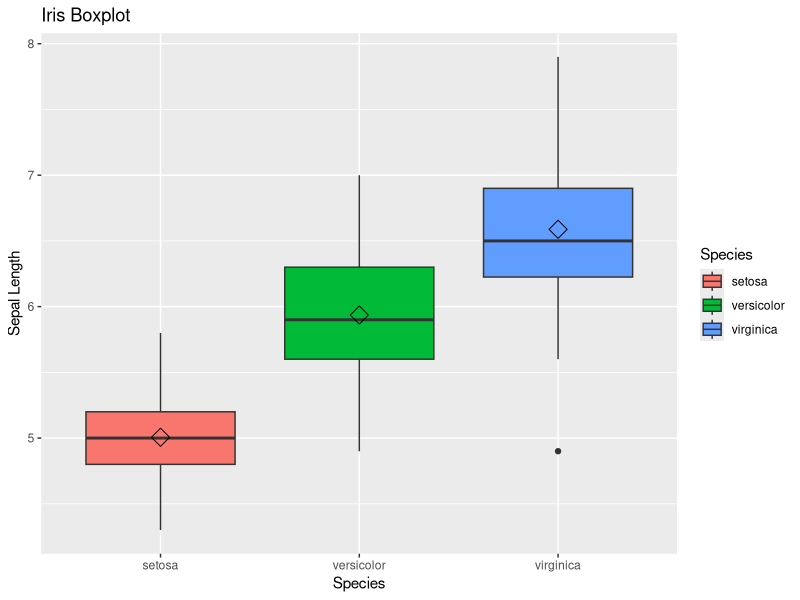

Source code (R):
## ---- chunk 1
knitr::opts_chunk$set(fig.path = "../images/")
## ---- chunk 2
library(ggplot2)

box <- ggplot(data=iris, aes(x=Species, y=Sepal.Length))
box + geom_boxplot(aes(fill=Species)) + 
  ylab("Sepal Length") + ggtitle("Iris Boxplot") +
  stat_summary(fun.y=mean, geom="point", shape=5, size=4) 
